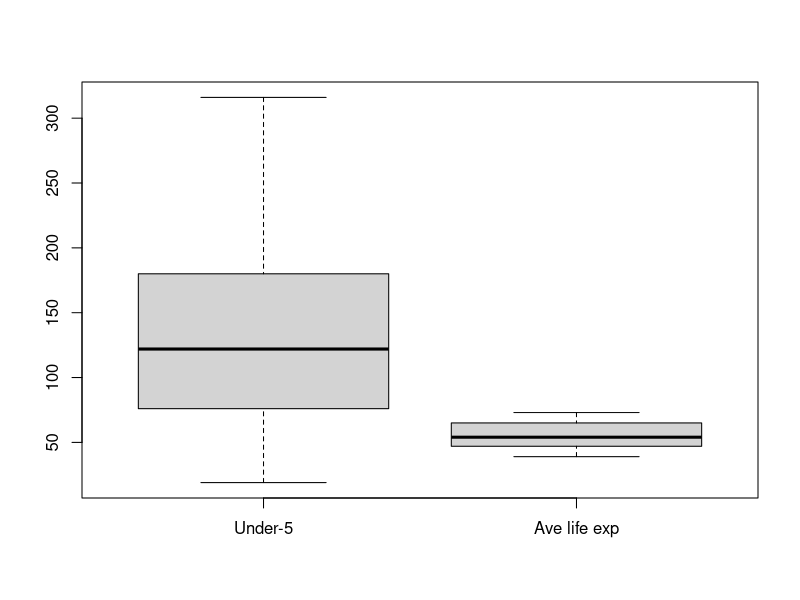
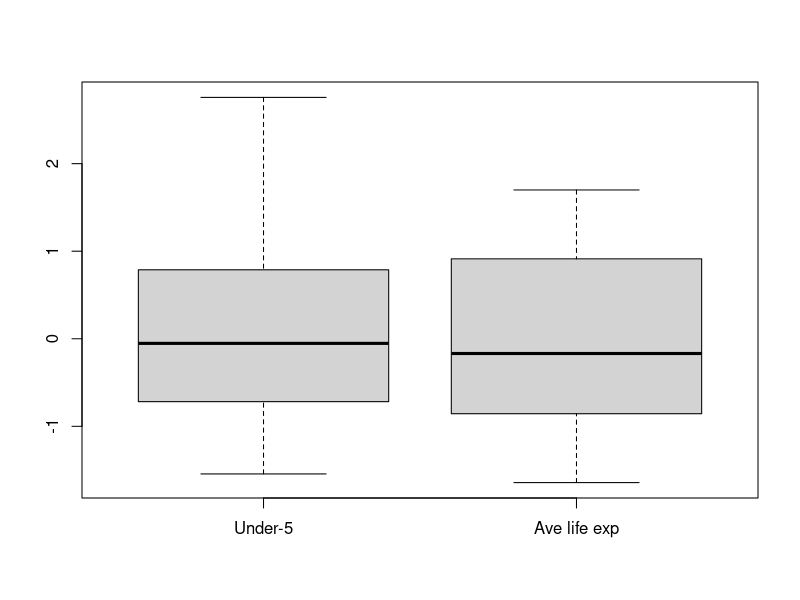
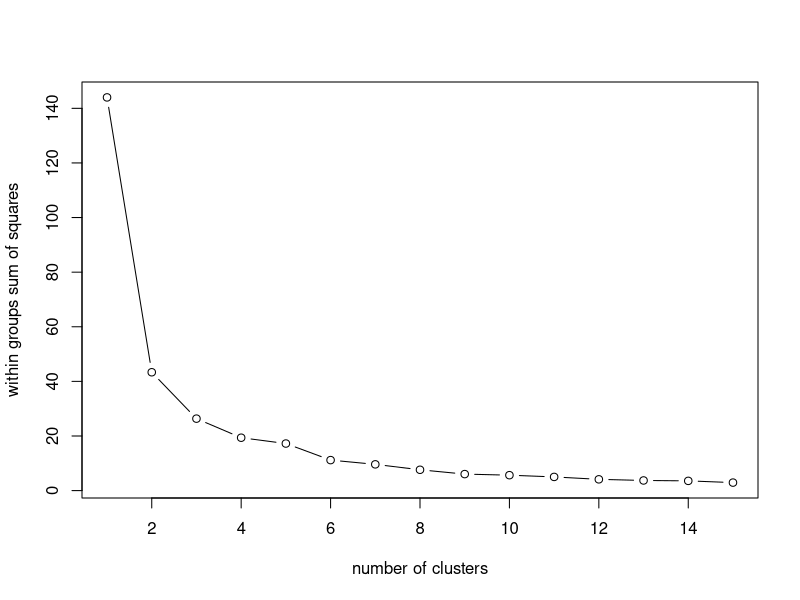
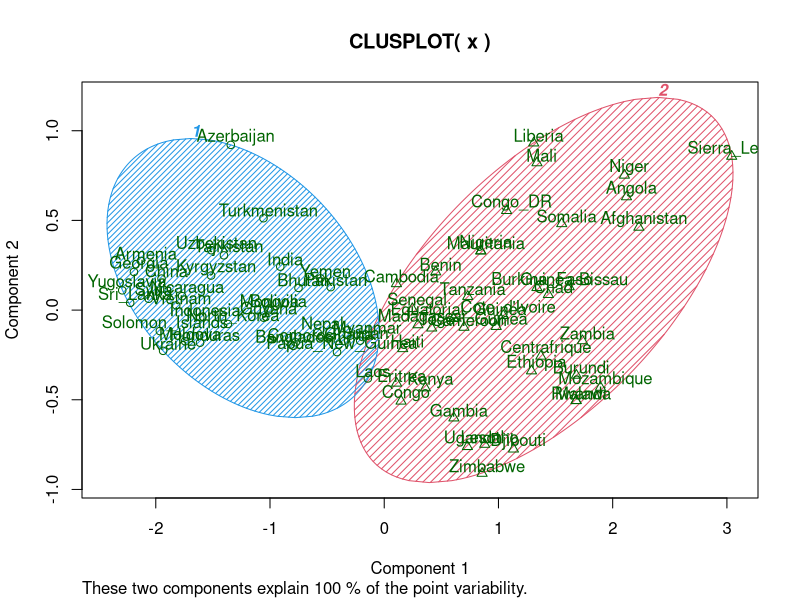
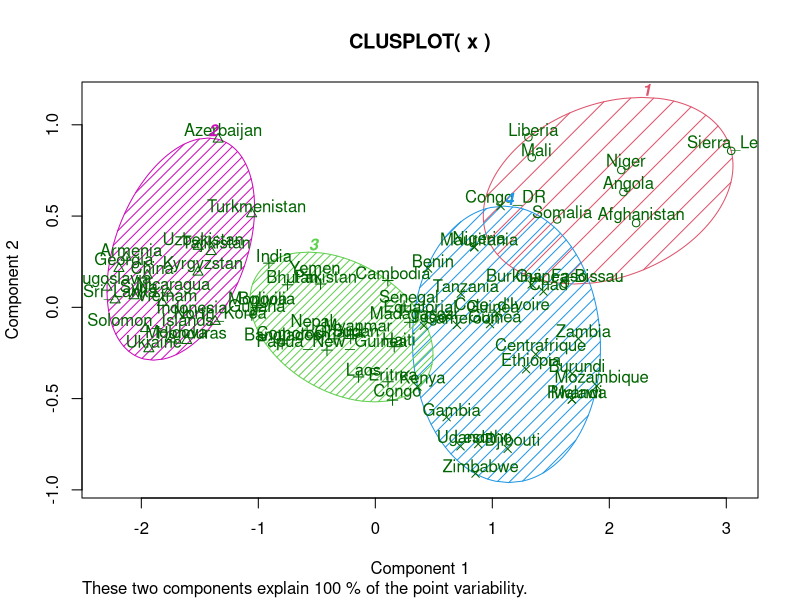

Source code (R) for these figures, in order:
library(fpc)
library(cluster)
library(ks)
data("unicef",package="ks")
colSums(is.na(unicef))
summary(unicef)
boxplot(unicef)
x<-scale(unicef)
boxplot(x)
set.seed(213)
fit<-kmeans(x,6)
attributes(fit)
wssplot<-function(data,nc,seed=1234){
  wss<-(nrow(data)-1)*sum(apply(data,2,var))
  for(i in 2:nc){
    set.seed(seed)
    wss[i]<-sum(kmeans(data,centers=i)$withinss)
  }
  plot(1:nc,wss,type="b",xlab="number of clusters",ylab="within groups sum of squares")
}
wssplot(x,nc=15)
fitkm<-kmeans(x,4)$cluster

fitasw<-kmeansruns(x,krange=2:15,criterion = "asw",critout = FALSE,runs=100)
fitasw$cluster

clusplot(x,fitasw$cluster,color=TRUE,shade=TRUE,labels=2,lines=0)

clusplot(x,fitkm,color=TRUE,shade=TRUE,labels=2,lines=0)
